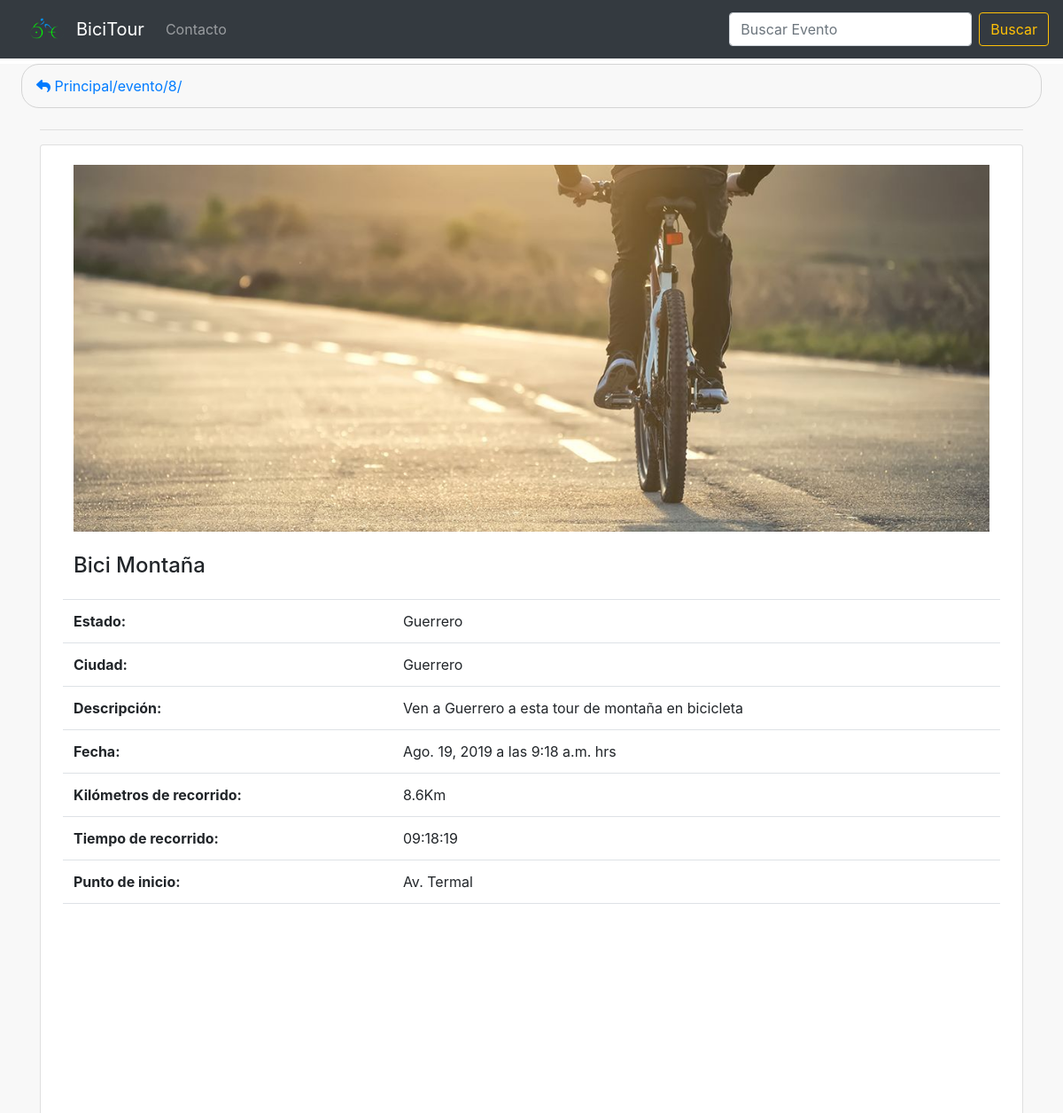
The app's page /evento/8/ (upper part), older data.
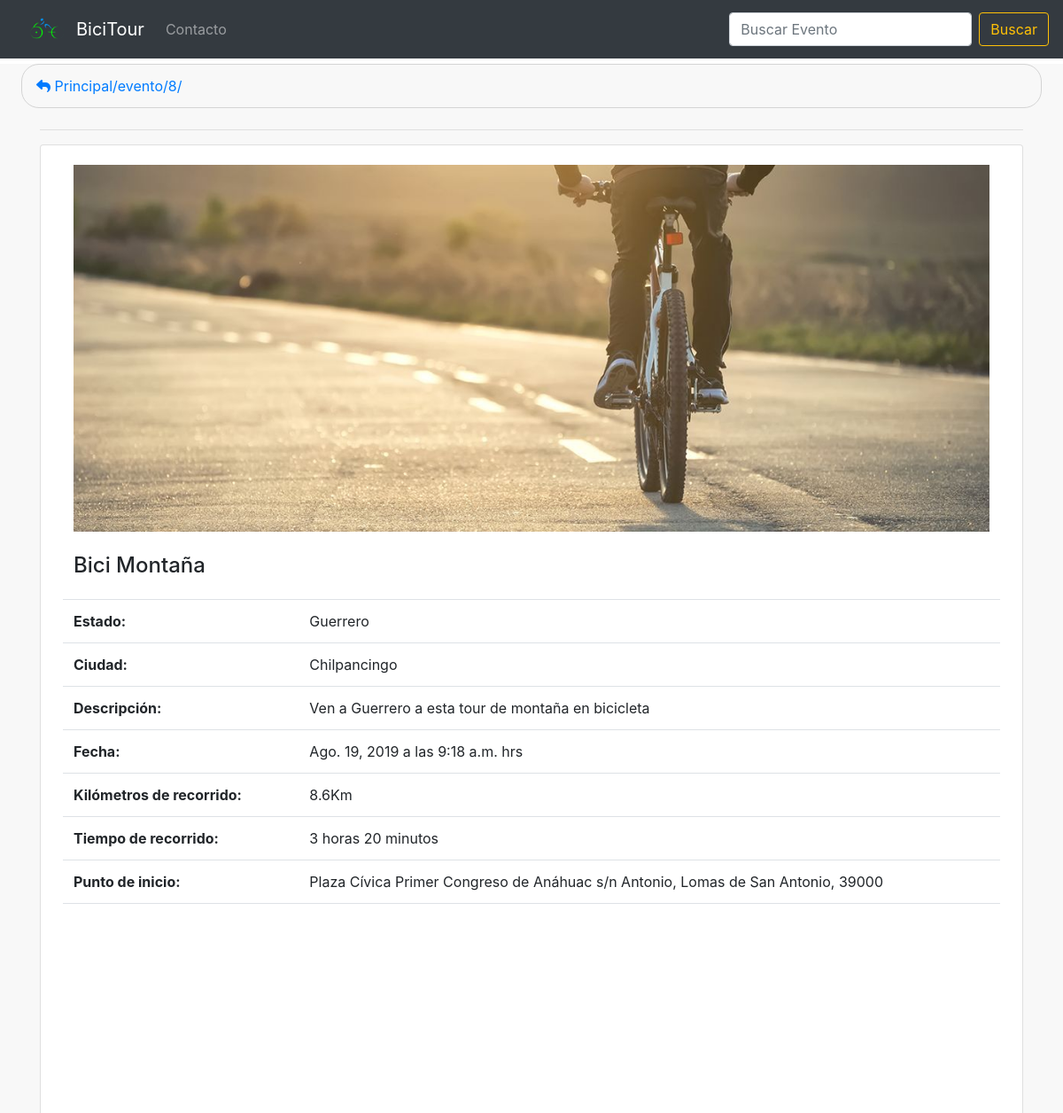
The same page, newer data.
### eventos/models.py (models this page shows, shortened)
class Eventos(models.Model):
	name = models.CharField(max_length=50,verbose_name="Nombre")
	estado = models.ForeignKey('Estados', on_delete=models.CASCADE, verbose_name="Estado")
	city = models.CharField(max_length=50,verbose_name="Ciudad")
	descripcion = models.TextField(verbose_name="Descripción")
	date = models.DateField(auto_now=False, auto_now_add=False, verbose_name="Fecha del Evento")
	hora = models.TimeField(auto_now=False, auto_now_add=False, verbose_name="Hora del Evento")
	km = models.CharField( max_length=20, verbose_name="Kilómetros de recorrido",blank=True,null=True)
	time = models.CharField(max_length=70,verbose_name="Tiempo de recorrido")
	punto_inicio = models.CharField(max_length=200,verbose_name="Punto de inicio")
	costo = models.FloatField(verbose_name="Costo")
	imagen = models.ImageField(upload_to='evento', height_field=None, width_field=None, max_length=None)
	created = models.DateTimeField(auto_now_add=True,verbose_name="Creación") # Fecha y tiempo
	updated = models.DateTimeField(auto_now_add=True,verbose_name="Modificado")
	class Meta:
		verbose_name = 'Evento'
		verbose_name_plural = 'Eventos'
		ordering = ["-created"]

class Estados(models.Model):
	nombre = models.CharField(max_length=50, verbose_name="Estado")
	image = models.ImageField(upload_to='estado', height_field=None, width_field=None, max_length=None,blank=True,null=True,verbose_name="Imagen")
	created = models.DateTimeField(auto_now_add=True,verbose_name="Creación") # Fecha y tiempo
	updated = models.DateTimeField(auto_now_add=True,verbose_name="Modificado")
	class Meta:
		verbose_name = 'Estado'
		verbose_name_plural = 'Estados'
		ordering = ["nombre"]
	def __str__(self):
		return self.nombre

### eventos/views.py (the view)
# urls.py: path('evento/<int:id>/', views.details, name='Detalles'),
def details(request, id):
    evento = get_object_or_404(Eventos, id=id)
    return render(request, 'eventos/event_detail.html', {'evento': evento})

### eventos/templates/eventos/event_detail.html (shortened to what this page needs)
{% extends 'eventos/plantilla.html' %}
{% load static %}
{% block content %}
<div class="content container">
	<div class="row">
		<div class="card col-md-auto" style="margin: auto;margin-bottom: 20px">
			<div class="col-sm-auto" style="margin:auto;padding: 10px;">
				<table class="table table-responsive table-hover" style="width:auto;height: auto;margin:auto">
					<tr>
						<td colspan="2" style="border-top: none">
							<img class="text-center" src="{{evento.imagen.url}}" alt="{{evento.name}}" style="margin:auto;width: 100%; max-height: auto">
						</td>
					</tr>
					<tr>
						<td colspan="2" style="border-top: none">
							<h4 class="card-title">{{evento.name }}</h4>
						</td>
					</tr>
					<tr>
						<th scope="row">Estado:</th>
						<td>{{evento.estado}}</td>
					</tr>
					<tr>
						<th scope="row">Ciudad:</th>
						<td>{{evento.city}}</td>
					</tr>
					<tr>
						<th scope="row">Descripción: </th>
						<td>{{evento.descripcion}}</td>
					</tr>
					<tr>
						<th scope="row">Fecha: </th>
						<td>{{evento.date}} a las {{evento.hora}} hrs</td>
					</tr>
					<tr>
						<th scope="row">Kilómetros de recorrido:</th>
						<td>{{evento.km}}</td>
					</tr>
					<tr>
						<th scope="row">Tiempo de recorrido:</thcla>
						<td>{{evento.time}}</td>
					</tr>
					<tr>
						<th scope="row">Punto de inicio: </th>
						<td>{{evento.punto_inicio}}</td>
					</tr>
					<tr>
						<td class="text-center" colspan="2">
							<div style="overflow:hidden;max-width: 1000px;position: relative;">
								<iframe width="100%" height="440"
									src="https://maps.google.com/maps?width=auto&amp;height=440&amp;hl=en&amp;q={{evento.city}}%2C{{evento.estado}}%2C{{evento.punto_inicio}}+(Mapita)&amp;ie=UTF8&amp;t=&amp;z=10&amp;iwloc=B&amp;output=embed"
									frameborder="0" scrolling="no" marginheight="0" marginwidth="0">
								</iframe>
							</div>
							<br />
						</td>
					</tr>
				</table>
			</div>
		</div>
	</div>
</div>
{% endblock content %}

Row changes from the older to the newer data that the page shows:
changed Eventos "Bici Montaña": city "Guerrero" → "Chilpancingo"; time "09:18:19" → "3 horas 20 minutos"; punto_inicio "Av. Termal" → "Plaza Cívica Primer Congreso de Anáhuac s/n Antonio, Lomas de San Antonio, 39000"
